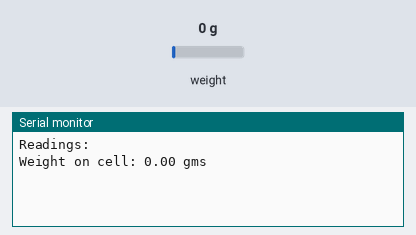
Simulated run of this sketch. Board: Arduino Uno, built with avr-gcc and run on an emulated ATmega328P. Shown: the last lines printed to the serial monitor. The inputs (shaded band) are chosen by the test bench; at power-on: weight on the scale 0 g.

Above: at 2.2 s.
2.3 s: weight on the scale set to 100 g
At 4.2 s:
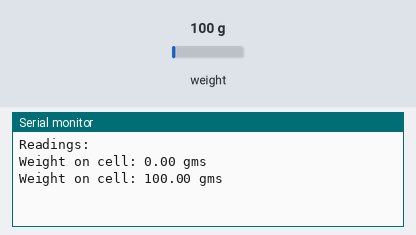
4.8 s: weight on the scale set to 1250 g
At 5.8 s:
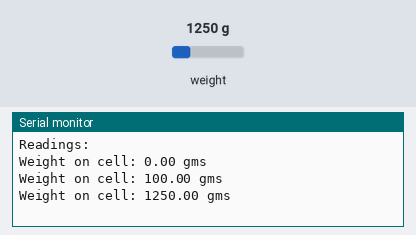
Timing chart, 0 to 7.8 s (numbered marks = the images above; inputs shaded):
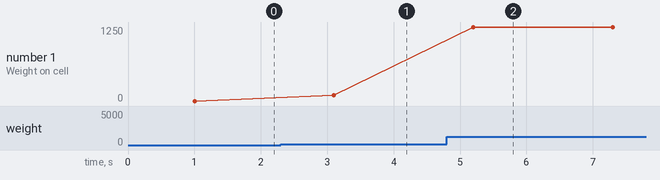

The sketch:

Load_cell_readings.ino
```cpp
#include <Arduino.h>
#include "HX711.h"

// Pin declaration with HX711
const int datpin1 = 2;
const int clkpin1 = 3;

long cal_factor = 103.6553;        // Put the calibration factor here

// Scale initialization
HX711 scale;

void setup()
{
  Serial.begin(57600);
  scale.begin (datpin1, clkpin1);
    scale.set_scale(cal_factor);
    scale.tare();
   Serial.println("Readings:");
}

void loop()
{
  Serial.print("Weight on cell: ");
  Serial.print(scale.get_units(), 2);
  Serial.println(" gms");
  Serial.println();
  delay(2000);
}
```

Measured:
- after the input at 2.3 s, the serial monitor: prints a new line after 0.80 s (image 1)
- after the input at 4.8 s, the serial monitor: prints a new line after 0.40 s (image 2)
- plotted number 1: 0 → 100 after the input at 2.3 s, 100 → 1250 after the input at 4.8 s
